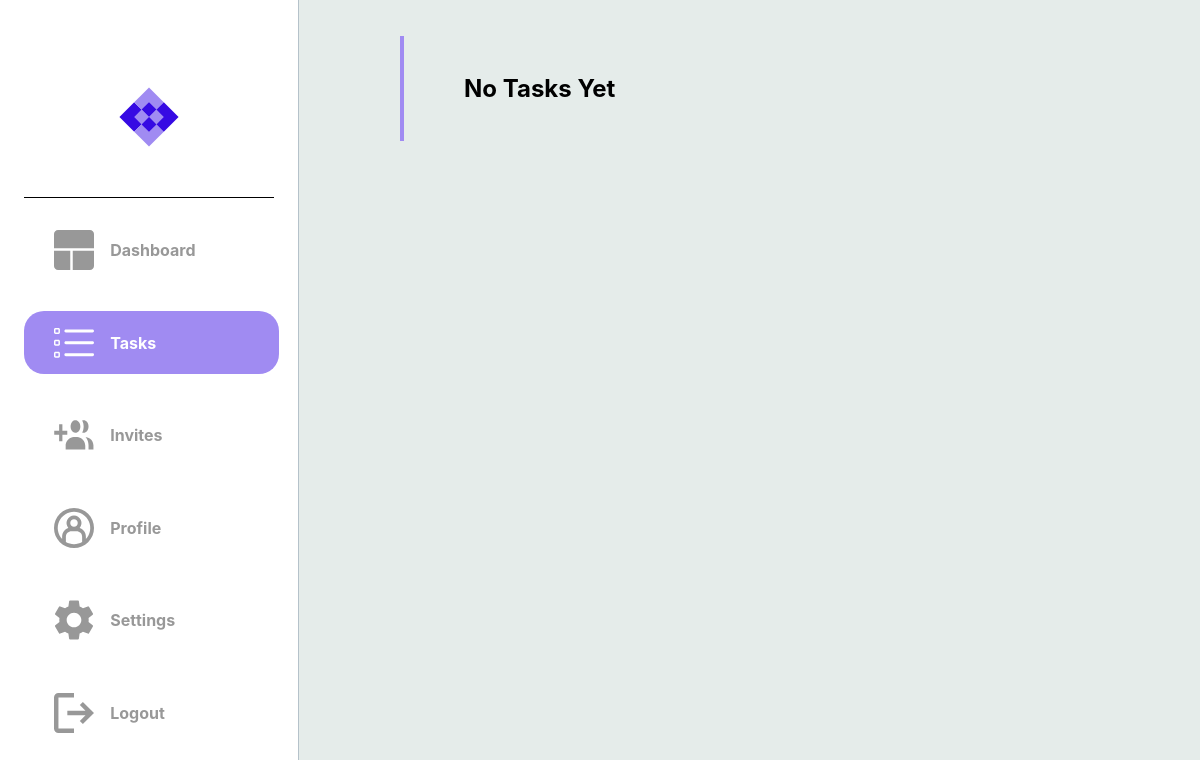
/tasks (signed in), run on an earlier commit of the app's database.
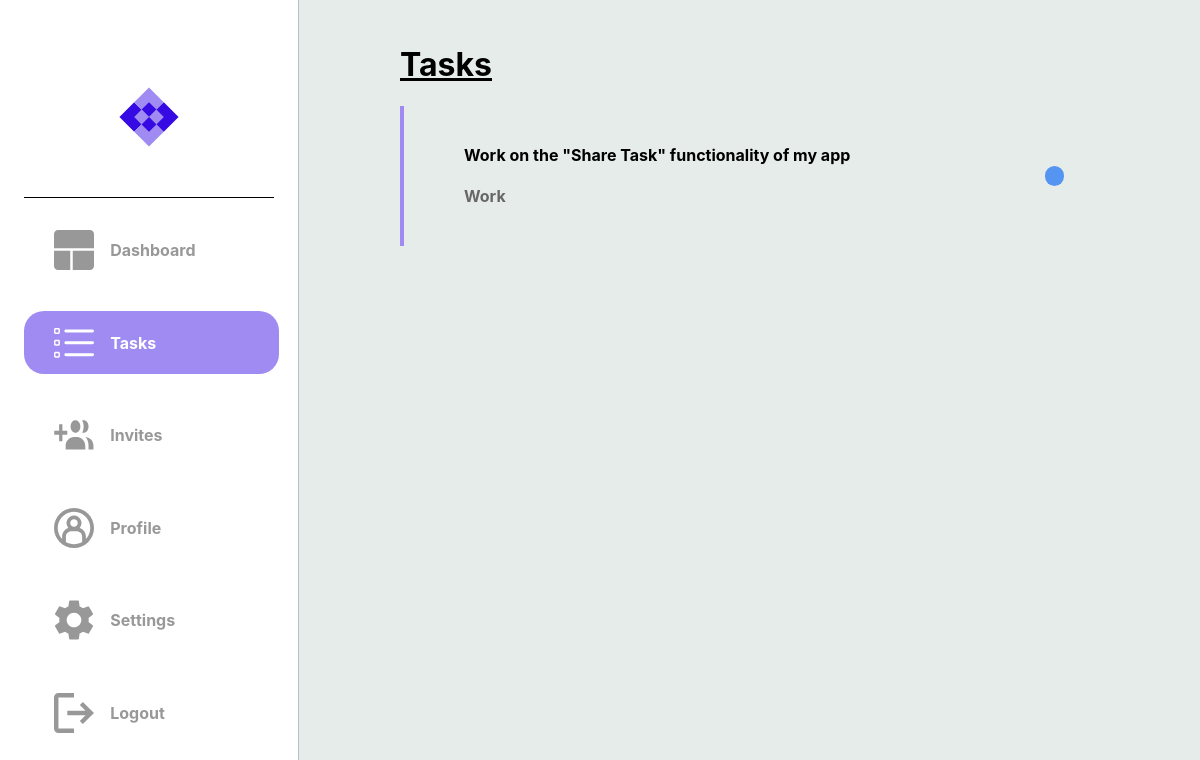
And on a later commit of the database.
### dotask/models.py (models this page shows)
class Task(db.Model):
    __tablename__ = "task"
    id = db.Column(db.Integer, primary_key=True)
    title = db.Column(db.String(100), nullable=False)
    description = db.Column(db.String(400), nullable=False)
    due_date = db.Column(db.Date, nullable=False)
    status = db.Column(Enum(TaskStatus))
    tag = db.Column(Enum(TaskTag))
    users = relationship('User', secondary=user_task, backref='tasks')

### dotask/routes.py (the view)
@app.route("/tasks")
@login_required
def hello_tasks():
    try:
        tasks = current_user.tasks
        """
        To get the Invited tasks, do
        1- tasks = Task.query.filter_by(shared_id=current_user.id).all()
        2- Render the template, but passed the shared_task as well owned_task
            i.e return render_template("tasks.html", tasks=tasks, shared_tasks=shared_tasks)

        This goes for cancelled, completed and in progress.
        """
        if tasks:
            return render_template("tasks.html", tasks=tasks)
        else:
            return render_template("tasks.html")
    except:
        return render_template("tasks.html")

### dotask/routes.py (called while the page is built)
@app.after_request
def after_request(response):
    response.headers["Cache-Control"] = "no-cache, no-store, must-revalidate"
    return response

@login_manager.user_loader
def load_user(user_id):
    return User.query.get(user_id)

### dotask/templates/tasks.html (shortened to what this page needs)
{% extends "layout.html" %}
{% block head %}
    <link rel="stylesheet" {% block css_tab_colour %} href="../static/page_css_folder/tasks.css">
    {% endblock %}
{% endblock %}
{% block task_image_colour %}
    <a class="a2" href="{{ url_for('hello_tasks') }}">
    <div id="logos">
        <img class="imgs" src="../static/tasks_active.svg">
        <h4 class="sidebar-text">Tasks</h4>
    </div>
    </a>
{% endblock task_image_colour %}
{% block tasks %}
    {% if tasks %}
        <h1 class="task-h1">Tasks</h1>
        {% for task in tasks %}
        <a href="{{ url_for('hello_each_task', task_id=task['id']) }}">
        <div class="message-box">
            <div class="message">
                <h4> {{ task['title'] }} </h4>
                <h4 style="color: #676767;"> {{ task.tag.name }} </h4>
            </div>
            <div class="message-dot {% if task.status.name == 'In_Progress' %}progress-task
                {% elif task.status.name == 'Completed' %}completed-task
                {% elif task.status.name == 'Cancelled' %}cancelled-task
                {% else %}unknown-task
                {% endif %}">
            </div>
        </div>
        </a>
        {% endfor %}
        {% else %}
                <div class="message-box">
                    <div class="message">
                        <h2>No Tasks Yet</h2>
                    </div>
                </div>
    {% endif %}
{% endblock tasks %}

What changed in the data, as far as the page shows it:
now on this page (row edited): Task: title "Work on the \"Share Task\" functionality of my app", tag.name "Work"
Also different on the page:
text no longer shown: "No Tasks Yet"
text now shown: "Tasks"
